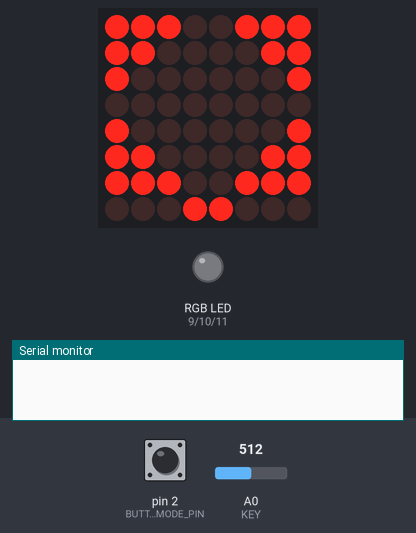
The sketch below on a simulated Arduino Uno, built with avr-gcc and run on an emulated ATmega328P. On the bench: 8×8 LED matrix, an RGB LED mixed from three pins (HIGH = lit), the last lines printed to the serial monitor. The inputs (shaded band) are chosen by the test bench; at power-on: pin 2 (BUTTON_MODE_PIN) LOW, A0 (KEY) = 512.

Above: at 0.1 s.
2.3 s: pin 2 (BUTTON_MODE_PIN) pulled HIGH for 0.15 s
At 3.4 s:
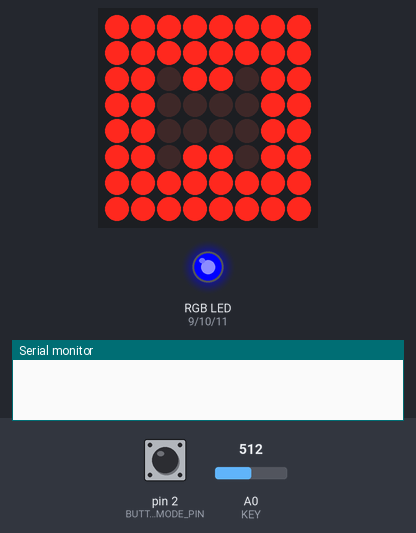
5.2 s: A0 (KEY) set to 900
At 7.9 s:
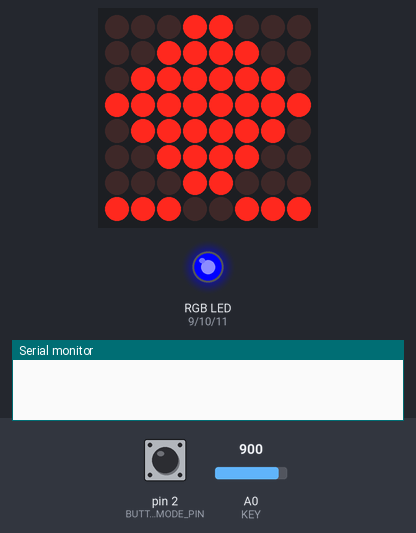
8.2 s: A0 (KEY) set to 340
At 9.7 s:
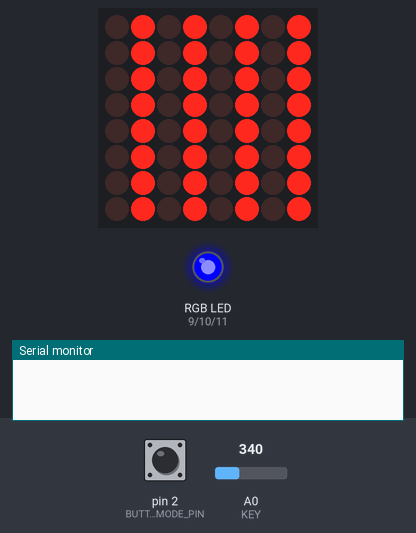
11.2 s: pin 2 (BUTTON_MODE_PIN) pulled HIGH for 3.2 s
At 15.8 s:
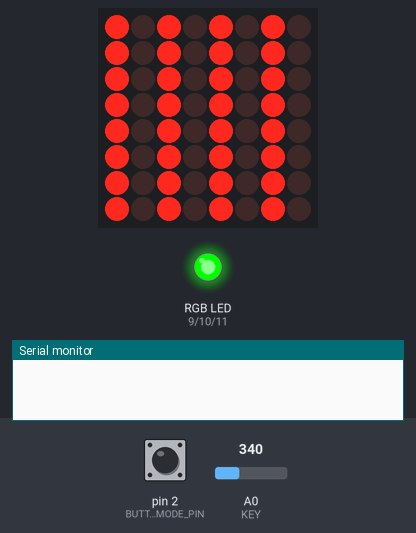
17.4 s: pin 2 (BUTTON_MODE_PIN) pulled HIGH for 3.2 s
At 21.4 s:
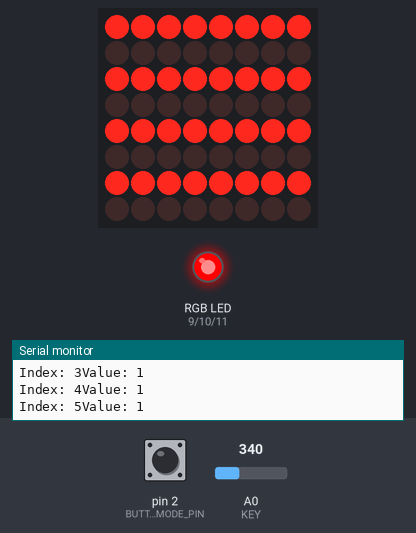
23.6 s: pin 2 (BUTTON_MODE_PIN) pulled HIGH for 1 s
At 25.3 s:
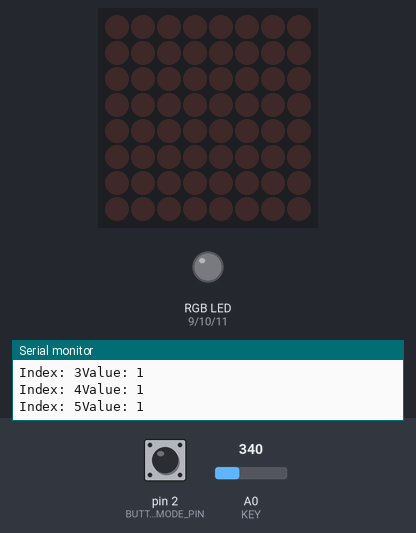
Timing chart, 0 to 26.8 s (numbered marks = the images above; inputs shaded):
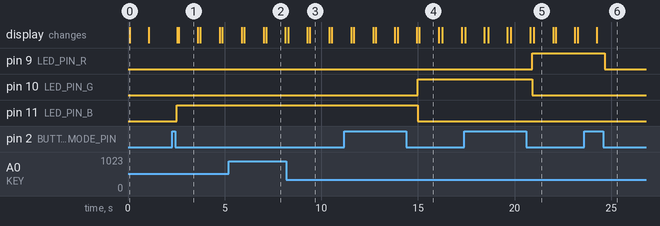

The sketch:

ledmatrix.ino
```cpp
/********************************************************************************
 *  ETUDE THREE extends the 8 bit music machine schema by incorparating an 8 x 8
 *  LED Matrix. Instead of sequenced 8 bit tones with values between {0...1023},
 *  one will instead create 4 unique LED Matrix Patterns that are tightly coupled
 *  to each corresponding button press on the resistor ladder. The overall premise
 *  is the same as the music machine - sequencing LED Patterns.
 *
 *  MODES (4 POSSIBLE MODES)
 *  RESET, PLAY, RECORD, LOOPOP
 *
 *  RGB LED (REPRESENTS THE CURRENT MODE)
 *  RESET == OFF
 *  PLAY == BLUE
 *  RECORD == GREEN
 *  LOOPOP == _ANYCOLOUR_
 *
 *  THE RGB VALUES CAN CHANGE DYNAMICALLY VIA PWM CONTROL OF EACH CHANNEL
 */

/******************** SYSTEM VARIABLES FOR ETUDE THREE TO FUNCTION ***********/
/******************** THERE IS NO NEED TO ALTER THE SYSTEM  VARIABLES ********/

/* THIS INCLUDE WILL REFERNECE YOUR LED PATTERNS IN A TWO DIMENSIONAL ARRAY  */
#include "ETUDE-THREE-MATRIX-PATTERNS.h"

/* CONSTANTS */
/* MODE BUTTON */
#define BUTTON_MODE_PIN 2
/* RGB LED PINS */
#define LED_PIN_R 9
#define LED_PIN_G 10
#define LED_PIN_B 11
#define KEY       A0 // BUTTON PRESSED ON RESISTOR LADDER

//Matrix Pin
#define CLK_PIN 6
#define CS_PIN 7
#define DATA_PIN 8
int numDevice = 1;

/* VARIABLES FOR ETUDE THREE TO FUNCTION */
int mode = 0;
int currentBtnState;
int pastBtnState = 0;

/* PATTERN COUNTER */
int countPatterns = 0;
int pastPattern;
int resistanceValue;
int resistanceBtn = 0;
int patternsIndex = 0;
boolean resistanceBtnOn = false;

/* MAX NUMBER OF PATTERNS IN SEQUENCE ARRAY */
#define MAX_PATTERNS 16

/* AN ARRAY WHICH HOLD PATTERNS SOURCED VIA RECORD MODE AND DISPLAYED VIA LOOPOP MODES */
int patterns[MAX_PATTERNS] = {0};

/* PAUSE PERIOD BETWEEN PATTERNS */
int duration = 200; // (CAN BE CHANGED BY PATTERN ATTRIBUTES)

/********************************************************************************/
/********************* SETUP THE MAX72XX LIBRARY (PROVIDED) *********************/
/********************************************************************************/
 /* Extract the contents of the "LedControl.zip" archive and Install the LedControl
  * Library for the Arduino Enviroment and reference it for use within ETUDE THREE
  * i.e. you must include a library before using it.
  */
#include <LedControl.h>// ... ENSURE THAT YOU REFERNECE THE LED MATRIX LIBRARY

/* Initialise an instance of the LedControl Library to control your LED Matrix */
/* MAX72XX CONNECTIONS TO ARDUINO
  * Create a new controler
  * Params :
  * dataPin     pin on the Arduino where data gets shifted out
  * clockPin    pin for the clock
  * csPin       pin for selecting the device
  * numDevices  maximum number of devices that can be controled
*/

//LedControl(DATA_PIN, CLK_PIN, CS_PIN, numDevice);
LedControl lc = LedControl(DATA_PIN, CLK_PIN, CS_PIN, numDevice);// CREATE AN INSTANCE OF THE LED MATRIX;

/* VARIABLES FOR LED MATRIX TO FUNCTION */
const unsigned int BRIGHTNESS = 8; // Range = {0 ... 15}

/* REFRESH RATE FOR LED MATRIX DRAWING - CHANGE AS YOU REQUIRE*/
unsigned long REFRESH_RATE_1 = 250; // 40 HZ REFRESH RATE (High Flicker)
unsigned long REFRESH_RATE_2 = 10;  // 100 HZ (Low Flicker)
unsigned long HOLD_PATTERN = 1000;  // 1 HZ
/* LED MATRIX WAKE ROUTINE - NO NEED TO ALTER FUNCTION */
void wakeUpMAX72XX() {
  lc.shutdown(0, false);
  lc.setIntensity(0, BRIGHTNESS);
  lc.clearDisplay(0);
}

/********************************************************************************/
/* ALGORITHM TO DRAW YOUR PATTERN ROW x ROW CONTAINED WITHIN TWO DIMENSIONAL ARRAY */
void drawPatternByRow(int patternSelect) {
  // CLEAR LED MATRIX
  lc.clearDisplay(0);
  for (int i = 0; i < 8; i++) {
      lc.setRow(0, i, ( splats[patternSelect][i]) );
      delay(REFRESH_RATE_2); // CHANGE TO INCREASE REFRESH RATE.
  }
  delay(HOLD_PATTERN); // CHANGE TO INCREASE REFRESH RATE.
  // CLEAR LED MATRIX
  lc.clearDisplay(0);
}


void drawPatternByRowNew(int patternSelect) {
  int currentPattern = patternSelect;
  // CLEAR LED MATRIX
  lc.clearDisplay(0);
  if (pastPattern > 3) {
    for (int i = 0; i < 8; i++) {
      lc.setRow(0, i, ( splats[patternSelect][i]) ); //the initial led pattern
      pastPattern = currentPattern;
      delay(REFRESH_RATE_2); // CHANGE TO INCREASE REFRESH RATE.
    }
  } else if (pastPattern <= 3){
    for (int i = 0; i < 8; i++) {
      lc.setRow(0, i, ( splatsInverse[patternSelect][i]) ); //the reverse led pattern
      pastPattern = currentPattern +4;
      delay(REFRESH_RATE_2); // CHANGE TO INCREASE REFRESH RATE.
    }
  }
  delay(HOLD_PATTERN); // CHANGE TO INCREASE REFRESH RATE.
  // CLEAR LED MATRIX
  lc.clearDisplay(0);
}

/********************************************************************************/

/* SETUP ROUTINE - NO NEED TO ALTER FUNCTION */
void setup() {
  Serial.begin(57600);
  wakeUpMAX72XX();
  pinMode(BUTTON_MODE_PIN, INPUT);
  pinMode(KEY, INPUT);
  /* EXAMPLE PATTERN FOR DISPLAY ON LED MATRIX, THE PARAMETER VALUE OF ZERO REFERS TO FIRST
   *  PATTERN IN ETUDE-THREE-MATRIX-PATTERNS ARRAY */
  drawPatternByRow(3); // TESTS CORRECT HOOK-UP OF LED MATRIX - MAKE SURE THIS DRAWS TO THE MATRIX
}

/* ETUDE THREE PART ONE - BUILD OUT PHYSICAL CIRCUIT & IMPLEMENT CODE FUNCTION FOR
   FOR setMode(), setRBG() and runMode() - use stubs (function) placeholders where needed */
void loop() {
  setMode();  // CYCLE THROUGH MODES BASED ON BUTTON PRESS
  setRGB();   // SET RGB LED COLOUR BASED ON CURRENT MODE
  runMode();  // ACTUATE SET MODE
}


/* setMode() controls the viability of the modes variable - count */
void setMode(){
  currentBtnState = digitalRead(BUTTON_MODE_PIN); //get current btn state
  if (currentBtnState != pastBtnState) { //check if btn is pressed
    if (currentBtnState == 0) { //check if btn is released
       mode++;
    }
  }
  pastBtnState = currentBtnState; //sync past btn press to current btn state
  if (mode > 3) { //make the mode go back to 0
    mode = 0;
  }
  delay(50);
}

/* setRGB() sets the visible colour of the RGB LED based on the current active mode -
   implement using a switch control structure */
void setRGB() {
  switch(mode) {
    case 0:
      analogWrite(LED_PIN_R, 0);
      analogWrite(LED_PIN_G, 0);
      analogWrite(LED_PIN_B, 0);
      break;
    case 1:
      analogWrite(LED_PIN_G, 0);
      analogWrite(LED_PIN_R, 0);
      analogWrite(LED_PIN_B, 255);
      break;
    case 2:
      analogWrite(LED_PIN_B, 0);
      analogWrite(LED_PIN_G, 255);
      analogWrite(LED_PIN_R, 0);
      break;
    case 3:
      analogWrite(LED_PIN_R, 255);
      analogWrite(LED_PIN_G, 0);
      analogWrite(LED_PIN_B, 0);
      break;
    default: break;
  }
}

/* runMode() determines which action is active based on the outcome of setMode() -
   implement function logic using a switch control structure */
void runMode() {
  switch(mode) {
    case 0:
    reset();
    break; // RESET

    case 1:
    play();
    break; // PLAY

    case 2:
    record();
    break; // RECORD

    case 3:
    loopop();
    break; // PLAYBACK

    default: break;
  }
}

/* reset() - restart the system */
void reset() {
  patternsIndex = 0;
}

void resistanceBtnCounter() {
  resistanceValue = analogRead(KEY);
  if (resistanceValue >= 200 && resistanceValue < 260) {
      countPatterns = 0;
      resistanceBtn = 0;
    } else if (resistanceValue >= 330 && resistanceValue < 350) {
      countPatterns = 1;
      resistanceBtn = 1;
    } else if (resistanceValue >= 500 && resistanceValue < 520) {
      countPatterns = 2;
      resistanceBtn = 2;
    } else if (resistanceValue >= 900 && resistanceValue < 1200) {
      countPatterns = 3;
      resistanceBtn = 3;
    } else {
       resistanceBtn = 4;
    }

}
/* play() - capture button press from resistor ladder and produce a pattern on the LED Matrix
- implement function logic using a switch control structure */
void play() {
    resistanceBtnCounter();

    switch(resistanceBtn) {
      case 0: /* draw that pattern */
      drawPatternByRowNew(countPatterns);
      break;

      case 1:
      /* draw that pattern */
      drawPatternByRowNew(countPatterns);
      break;

      case 2:
      /* draw that pattern */
      drawPatternByRowNew(countPatterns);
      break;

      case 3:
      /* draw that pattern */
      drawPatternByRowNew(countPatterns);
      break;

      case 4:
      /* draw that pattern */
      break;
    }
}

/* record() - capture the sequence (MAX 16 PATTERNS) of input patterns from the resistor ladder and store them
 *  in an array - implement function logic using a switch control structure */
void record() {
  //read btn press
   resistanceValue = analogRead(KEY);
  if (resistanceValue >= 200 && resistanceValue < 260) {
      resistanceBtnOn = true;
      countPatterns = 0;
      resistanceBtn = 0;
    } else if (resistanceValue >= 330 && resistanceValue < 350) {
      resistanceBtnOn = true;
      countPatterns = 1;
      resistanceBtn = 1;
    } else if (resistanceValue >= 500 && resistanceValue < 520) {
      resistanceBtnOn = true;
      countPatterns = 2;
      resistanceBtn = 2;
    } else if (resistanceValue >= 900 && resistanceValue < 1200) {
      resistanceBtnOn = true;
      countPatterns = 3;
      resistanceBtn = 3;
    } else {
       resistanceBtnOn = false;
    }

  //illuminate the led according to the btn pressed
  switch(resistanceBtn) {
      case 0: /* draw that pattern */
      if (patternsIndex < 15 && resistanceBtnOn) {
        drawPatternByRowNew(countPatterns);
      }
      break;

      case 1:
      /* draw that pattern */
      if (patternsIndex < 15 && resistanceBtnOn) {
        drawPatternByRowNew(countPatterns);
      }
      break;

      case 2:
      /* draw that pattern */
      if (patternsIndex < 15 && resistanceBtnOn) {
        drawPatternByRowNew(countPatterns);
      }
      break;

      case 3:
      /* draw that pattern */
      if (patternsIndex < 15 && resistanceBtnOn) {
        drawPatternByRowNew(countPatterns);
      }
      break;

      default:
      break;
    }

    //increase the index for patterns array by 1 each time the btn is pressed
    if (resistanceBtnOn == true && patternsIndex < 15) {
    patternsIndex ++;
    delay(50);
    resistanceBtnOn = false;
    } else if (resistanceBtnOn == true && patternsIndex == 15) { //do not increase the index anymore is it reaches 15
      patternsIndex = 15;
      delay(50);
      resistanceBtnOn = false;
    }

    patterns[patternsIndex] = countPatterns;


    Serial.print("Index: ");
    Serial.print(patternsIndex);
    Serial.print("Value: ");
    Serial.println(patterns[patternsIndex]);
//    delay(100);
}

/* loopo() - loops over the contents of the patterns array continiously until the mode changes */
void loopop() {
    //for each loop through pattern[]
    for (int i : patterns) {
    int loopingPattern = patterns[i];
    drawPatternByRowNew(loopingPattern);
    delay(50);

    //check for btn press
    currentBtnState = digitalRead(BUTTON_MODE_PIN);
    if (currentBtnState == 1) {
      mode = -1;
      break;
    delay(50);
    }
    }

}
```

ETUDE-THREE-MATRIX-PATTERNS.h
```cpp
/* LED MATRIX PATTERNS == DESIGN FOUR CUSTOM PATTERNS
 *
   THERE ARE TWO WAYS THAT YOU CAN CONSTRUCT YOUR PATTERNS:
   a) DEFINE SET DATA FOR EACH ROW IN LED MATRIX (8 Rows of 8 LEDs = 64 LEDs)
*/

/* STORE ALL FOUR PATTERNS IN TWO DIMENSIONAL ARRAY - */
  byte splats[4][8] = {
  { /* PATTERN 1 */
    B00000000, // ROW 0 (8 LED DOTS)
    B11111111, // ROW 1 (8 LED DOTS)
    B00000000, // ROW 2 (8 LED DOTS)
    B11111111, // ROW 3 (8 LED DOTS)
    B00000000, // ROW 4 (8 LED DOTS)
    B11111111, // ROW 5 (8 LED DOTS)
    B00000000, // ROW 6 (8 LED DOTS)
    B11111111  // ROW 7 (8 LED DOTS)
   },
   { /* PATTERN 2 */
    B10101010, // ROW 0 (8 LED DOTS)
    B10101010, // ROW 1 (8 LED DOTS)
    B10101010, // ROW 2 (8 LED DOTS)
    B10101010, // ROW 3 (8 LED DOTS)
    B10101010, // ROW 4 (8 LED DOTS)
    B10101010, // ROW 5 (8 LED DOTS)
    B10101010, // ROW 6 (8 LED DOTS)
    B10101010  // ROW 7 (8 LED DOTS)
   },
   { /* PATTERN 3 */
    B00000000, // ROW 0 (8 LED DOTS)
    B00000000, // ROW 1 (8 LED DOTS)
    B00100100, // ROW 2 (8 LED DOTS)
    B00111100, // ROW 3 (8 LED DOTS)
    B00111100, // ROW 4 (8 LED DOTS)
    B00100100, // ROW 5 (8 LED DOTS)
    B00000000, // ROW 6 (8 LED DOTS)
    B00000000  // ROW 7 (8 LED DOTS)
   },
   { /* PATTERN 4 */
    B11100111, // ROW 0 (8 LED DOTS)
    B11000011, // ROW 1 (8 LED DOTS)
    B10000001, // ROW 2 (8 LED DOTS)
    B00000000, // ROW 3 (8 LED DOTS)
    B10000001, // ROW 4 (8 LED DOTS)
    B11000011, // ROW 5 (8 LED DOTS)
    B11100111, // ROW 6 (8 LED DOTS)
    B00011000  // ROW 7 (8 LED DOTS)
   }
  };

   byte splatsInverse[4][8] = {
  { /* PATTERN 1 */
    B11111111, // ROW 0 (8 LED DOTS)
    B00000000, // ROW 1 (8 LED DOTS)
    B11111111, // ROW 2 (8 LED DOTS)
    B00000000, // ROW 3 (8 LED DOTS)
    B11111111, // ROW 4 (8 LED DOTS)
    B00000000, // ROW 5 (8 LED DOTS)
    B11111111, // ROW 6 (8 LED DOTS)
    B00000000 // ROW 7 (8 LED DOTS)
   },
   { /* PATTERN 2 */
    B01010101, // ROW 0 (8 LED DOTS)
    B01010101, // ROW 1 (8 LED DOTS)
    B01010101, // ROW 2 (8 LED DOTS)
    B01010101, // ROW 3 (8 LED DOTS)
    B01010101, // ROW 4 (8 LED DOTS)
    B01010101, // ROW 5 (8 LED DOTS)
    B01010101, // ROW 6 (8 LED DOTS)
    B01010101  // ROW 7 (8 LED DOTS)
   },
   { /* PATTERN 3 */
    B11111111, // ROW 0 (8 LED DOTS)
    B11111111, // ROW 1 (8 LED DOTS)
    B11011011, // ROW 2 (8 LED DOTS)
    B11000011, // ROW 3 (8 LED DOTS)
    B11000011, // ROW 4 (8 LED DOTS)
    B11011011, // ROW 5 (8 LED DOTS)
    B11111111, // ROW 6 (8 LED DOTS)
    B11111111  // ROW 7 (8 LED DOTS)
   },
   { /* PATTERN 4 */
    B00011000, // ROW 0 (8 LED DOTS)
    B00111100, // ROW 1 (8 LED DOTS)
    B01111110, // ROW 2 (8 LED DOTS)
    B11111111, // ROW 3 (8 LED DOTS)
    B01111110, // ROW 4 (8 LED DOTS)
    B00111100, // ROW 5 (8 LED DOTS)
    B00011000, // ROW 6 (8 LED DOTS)
    B11100111  // ROW 7 (8 LED DOTS)
   }
  };
```

Measured:
- after the input at 2.3 s, pin 11 (LED_PIN_B): LOW → HIGH after 0.23 s; the display: first changes after 0.24 s (image 1 shows a later state)
- after the input at 5.2 s, the display: first differs from a run without the input after 0.82 s (image 2 shows a later state)
- after the input at 8.2 s, the display: first differs from a run without the input after 1.2 s (image 3)
- after the input at 11.2 s, pin 10 (LED_PIN_G): LOW → HIGH after 3.8 s; pin 11 (LED_PIN_B): HIGH → LOW after 3.8 s
- after the input at 17.4 s, pin 9 (LED_PIN_R): LOW → HIGH after 3.5 s; pin 10 (LED_PIN_G): HIGH → LOW after 3.5 s; the display: first differs from a run without the input after 3.6 s (image 5)
- after the input at 23.6 s, pin 9 (LED_PIN_R): HIGH → LOW after 1.1 s
- what the display in image 0 shows lasts 1.0 s, from 0.1 s to 1.1 s
